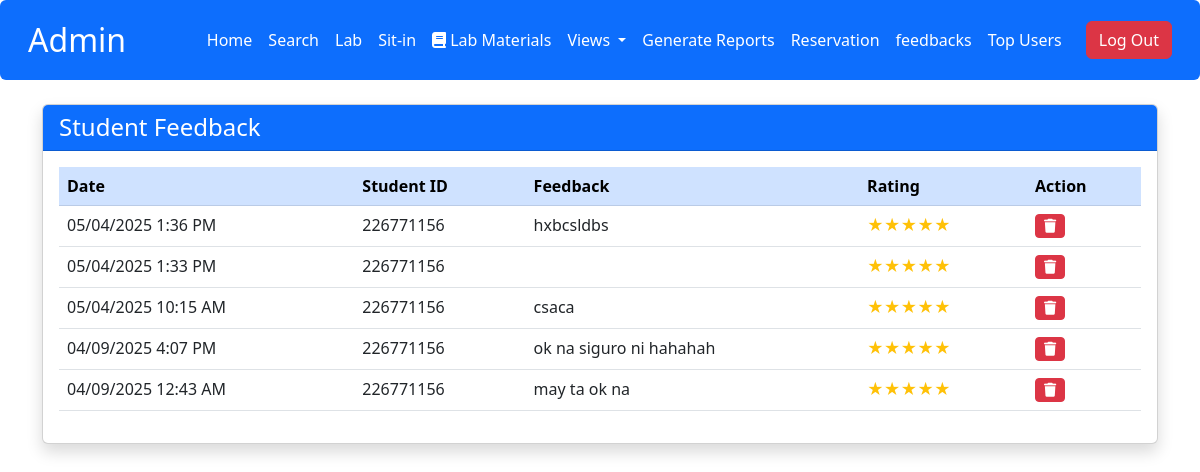
/admin/view_feedback.php, run on an earlier commit of the app's database.
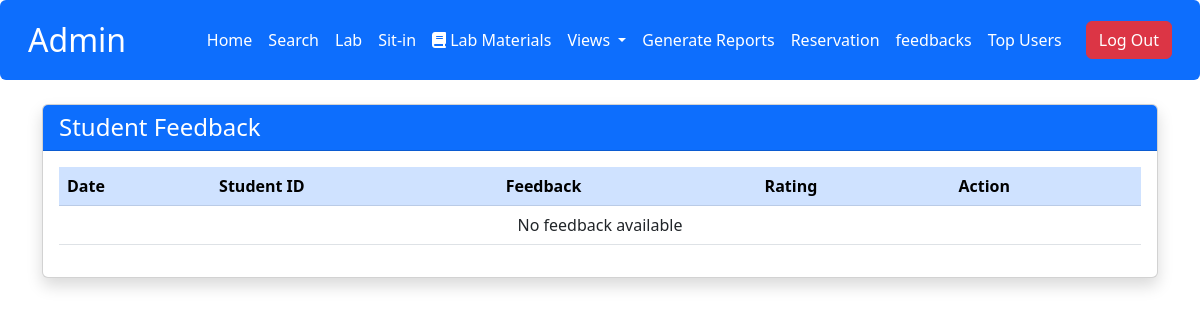
And on a later commit of the database.
### tables this page shows
CREATE TABLE `feedback` (
  `id` int(11) NOT NULL,
  `sit_id` int(11) DEFAULT NULL,
  `user_id` varchar(50) DEFAULT NULL,
  `rating` int(11) DEFAULT NULL,
  `message` text DEFAULT NULL,
  `created_at` datetime DEFAULT current_timestamp(),
  `status` varchar(20) DEFAULT 'pending'
);

CREATE TABLE `user` (
  `id` int(11) NOT NULL,
  `lname` varchar(50) DEFAULT NULL,
  `fname` varchar(50) DEFAULT NULL,
  `MName` varchar(50) DEFAULT NULL,
  `Course` varchar(50) DEFAULT NULL,
  `Level` varchar(10) DEFAULT NULL,
  `username` varchar(50) DEFAULT NULL,
  `password` varchar(255) NOT NULL,
  `image` varchar(255) DEFAULT NULL,
  `email` varchar(100) NOT NULL,
  `address` varchar(255) DEFAULT NULL,
  `role` enum('admin','user') NOT NULL DEFAULT 'user',
  `remaining_session` int(11) NOT NULL DEFAULT 30,
  `points` int(11) DEFAULT 0
);

### admin/view_feedback.php (the view, shortened to what this page needs)
<?php
include('db.php');
include('admin_navbar.php');
?>
<!DOCTYPE html>
<html lang="en">
<head>
    <link rel="stylesheet" href="https://cdn.jsdelivr.net/npm/bootstrap@5.3.0/dist/css/bootstrap.min.css">
    <link rel="stylesheet" href="https://cdnjs.cloudflare.com/ajax/libs/font-awesome/6.5.1/css/all.min.css">
    <link rel="stylesheet" href="https://cdn.jsdelivr.net/npm/sweetalert2@11/dist/sweetalert2.min.css">
</head>
<body>
    <div class="container mt-4">
        <div class="card shadow">
            <div class="card-header bg-primary text-white">
                <h4 class="mb-0">Student Feedback</h4>
            </div>
            <div class="card-body">
                <div class="table-responsive">
                    <table class="table table-hover">
                        <thead class="table-primary">
                            <tr>
                                <th>Date</th>
                                <th>Student ID</th>
                                <th>Feedback</th>
                                <th>Rating</th>
                                <th>Action</th>
                            </tr>
                        </thead>
                        <tbody>
                            <?php
                            $query = "SELECT f.*, u.fname, u.lname, u.id as student_id,
                                    DATE_FORMAT(f.created_at, '%m/%d/%Y %l:%i %p') as formatted_date
                                    FROM feedback f
                                    LEFT JOIN user u ON f.user_id = u.username
                                    ORDER BY f.created_at DESC";
                            $result = mysqli_query($con, $query);
                            if ($result && $result->num_rows > 0) {
                                while($row = mysqli_fetch_assoc($result)) {
                                    $rating = intval($row['rating']);
                                    $rating_stars = str_repeat('★', $rating) . str_repeat('☆', 5 - $rating);
                                    echo "<tr>
                                            <td>{$row['formatted_date']}</td>
                                            <td>{$row['student_id']}</td>
                                            <td>" . htmlspecialchars($row['message']) . "</td>
                                            <td><span class='text-warning'>{$rating_stars}</span></td>
                                            <td>
                                                <button type='button' class='btn btn-danger btn-sm' onclick='deleteFeedback({$row['id']})'>
                                                    <i class='fas fa-trash'></i>
                                                </button>
                                            </td>
                                        </tr>";
                                }
                            } else {
                                echo "<tr><td colspan='5' class='text-center'>No feedback available</td></tr>";
                            }
                            ?>
                        </tbody>
                    </table>
                </div>
            </div>
        </div>
    </div>
</body>
</html>

What changed in the data, as far as the page shows it:
removed feedback: formatted_date "05/04/2025 1:36 PM", user.id "226771156", message "hxbcsldbs", rating "★★★★★"
removed feedback: formatted_date "05/04/2025 1:33 PM", user.id "226771156", rating "★★★★★"
removed feedback: formatted_date "05/04/2025 10:15 AM", user.id "226771156", message "csaca", rating "★★★★★"
removed feedback: formatted_date "04/09/2025 4:07 PM", user.id "226771156", message "ok na siguro ni hahahah", rating "★★★★★"
removed feedback: formatted_date "04/09/2025 12:43 AM", user.id "226771156", message "may ta ok na", rating "★★★★★"
Also different on the page:
text now shown: "No feedback available"
